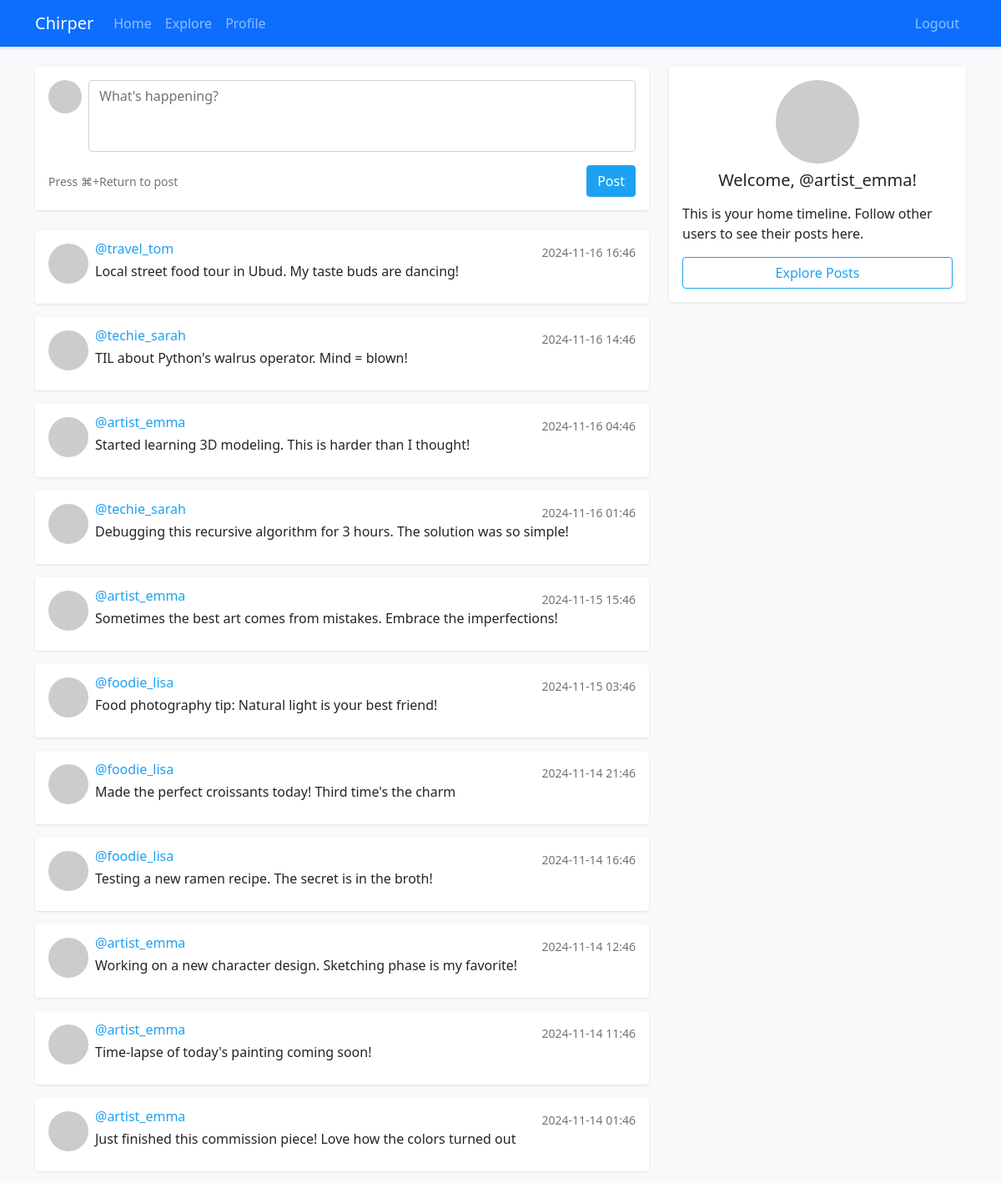
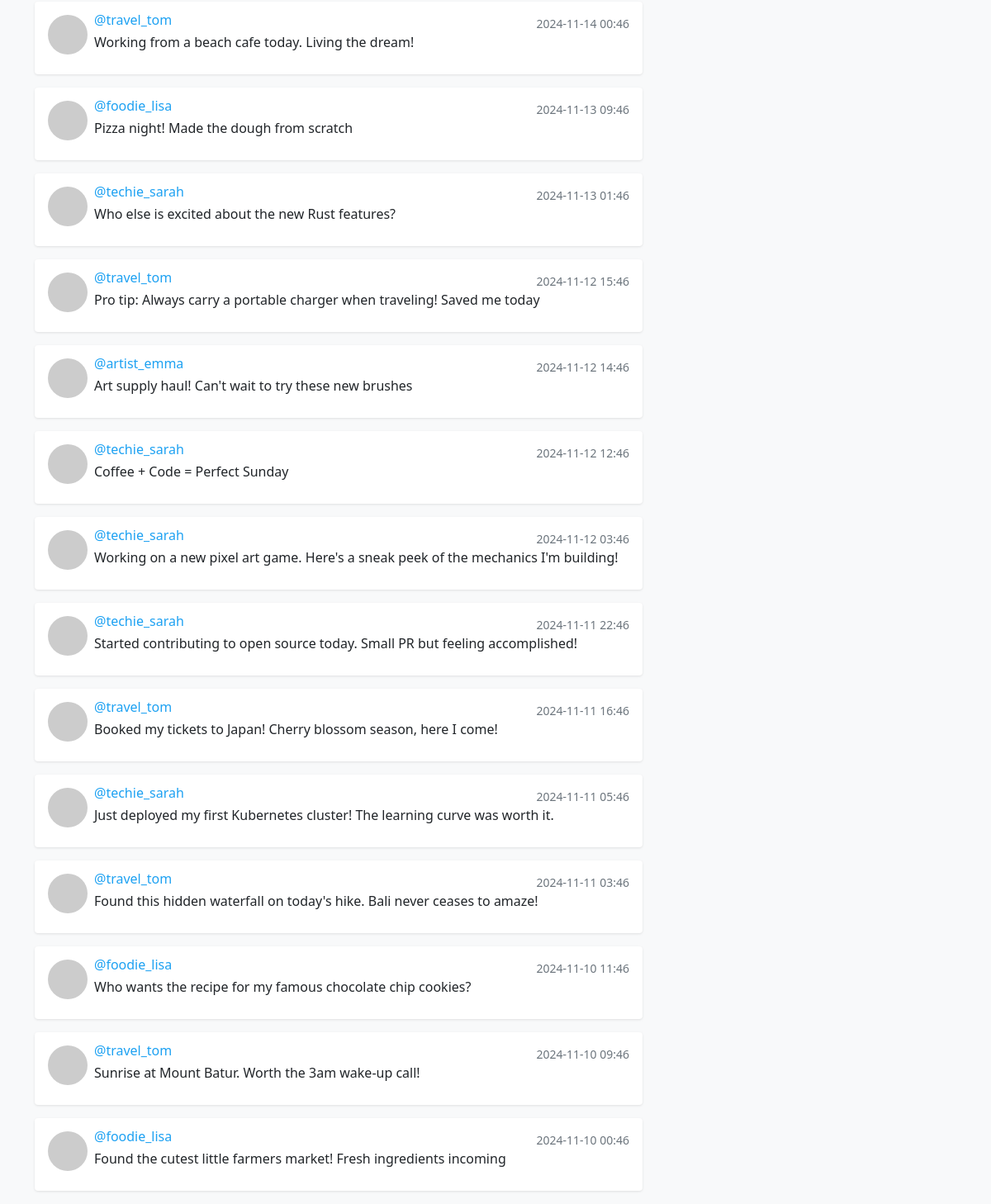
The page /index (signed in) on the database its author committed (2 pictures, top to bottom).
### app/models.py (models this page shows, shortened)
class Post(db.Model):
    id = db.Column(db.Integer, primary_key=True)
    body = db.Column(db.String(280), nullable=False)
    timestamp = db.Column(db.DateTime, index=True, default=datetime.utcnow)
    user_id = db.Column(db.Integer, db.ForeignKey('user.id'), nullable=False)

class User(UserMixin, db.Model):
    id = db.Column(db.Integer, primary_key=True)
    username = db.Column(db.String(64), unique=True, nullable=False)
    email = db.Column(db.String(120), unique=True, nullable=False)
    password_hash = db.Column(db.String(128))
    bio = db.Column(db.String(140))
    avatar_path = db.Column(db.String(200))
    posts = db.relationship('Post', backref='author', lazy='dynamic')
    followed = db.relationship(
        'User', secondary=followers,
        primaryjoin=(followers.c.follower_id == id),
        secondaryjoin=(followers.c.followed_id == id),
        backref=db.backref('followers', lazy='dynamic'),
        lazy='dynamic'
    )
    def followed_posts(self):
        followed = Post.query.join(
            followers, (followers.c.followed_id == Post.user_id)
        ).filter(followers.c.follower_id == self.id)
        own = Post.query.filter_by(user_id=self.id)
        return followed.union(own).order_by(Post.timestamp.desc())
    def get_avatar(self):
        if self.avatar_path:
            return self.avatar_path
        digest = hashlib.md5(self.email.lower().encode('utf-8')).hexdigest()
        return f'https://www.gravatar.com/avatar/{digest}?d=identicon&s=200'

### app/main.py (the view)
@main.route('/')
@main.route('/index')
@login_required
def index():
    posts = current_user.followed_posts().all()
    return render_template('index.html', posts=posts)

### app/models.py (called while the page is built)
@login_manager.user_loader
def load_user(id):
    return User.query.get(int(id))

### app/templates/index.html (shortened to what this page needs)
{% extends "base.html" %}
{% block content %}
<div class="row">
    <div class="col-md-8">
        {% if current_user.is_authenticated %}
        <div class="card mb-4">
            <div class="card-body">
                <form action="{{ url_for('main.post') }}" method="post" id="chirpForm">
                    <div class="d-flex mb-3">
                        <img src="{{ current_user.get_avatar() }}" alt="Profile Picture" class="rounded-circle me-2" style="width: 40px; height: 40px; object-fit: cover;">
                        <div class="flex-grow-1">
                            <textarea class="form-control" id="chirpContent" name="body" rows="3" placeholder="What's happening?" maxlength="280" required></textarea>
                        </div>
                    </div>
                    <div class="d-flex justify-content-between align-items-center">
                        <small class="text-muted">Press ⌘+Return to post</small>
                        <button type="submit" class="btn btn-primary float-end">Post</button>
                    </div>
                </form>
            </div>
        </div>
        {% endif %}
        {% for post in posts %}
        <div class="card mb-3">
            <div class="card-body">
                <div class="d-flex align-items-start mb-2">
                    <img src="{{ post.author.get_avatar() }}" alt="Profile Picture" class="rounded-circle me-2" style="width: 48px; height: 48px; object-fit: cover;">
                    <div class="flex-grow-1">
                        <div class="d-flex justify-content-between align-items-center">
                            <h6 class="card-subtitle mb-1">
                                <a href="{{ url_for('main.user', username=post.author.username) }}" class="text-decoration-none">
                                    @{{ post.author.username }}
                                </a>
                            </h6>
                            <small class="text-muted">{{ post.timestamp.strftime('%Y-%m-%d %H:%M') }}</small>
                        </div>
                        <p class="card-text">{{ post.body }}</p>
                    </div>
                </div>
            </div>
        </div>
        {% endfor %}
    </div>
    <div class="col-md-4">
        <div class="card">
            <div class="card-body">
                <div class="text-center mb-3">
                    <img src="{{ current_user.get_avatar() }}" alt="Profile Picture" class="rounded-circle mb-2" style="width: 100px; height: 100px; object-fit: cover;">
                    <h5 class="card-title">Welcome, @{{ current_user.username }}!</h5>
                </div>
                <p class="card-text">This is your home timeline. Follow other users to see their posts here.</p>
                <a href="{{ url_for('main.explore') }}" class="btn btn-outline-primary w-100">Explore Posts</a>
            </div>
        </div>
    </div>
</div>
{% endblock %}

### app/static/style.css (style rules this page uses)
body { background-color: #f8f9fa; }
.card { border: none; box-shadow: 0 1px 3px rgba(0,0,0,.1); }
textarea.form-control { resize: none; }
.btn-primary { background-color: #1da1f2; border-color: #1da1f2; }
.btn-outline-primary { color: #1da1f2; border-color: #1da1f2; }
a { color: #1da1f2; }

### rows shown on the page
Post: author.username "travel_tom", timestamp "2024-11-16 16:46", body "Local street food tour in Ubud. My taste buds are dancing!"
Post: author.username "techie_sarah", timestamp "2024-11-16 14:46", body "TIL about Python's walrus operator. Mind = blown!"
Post: author.username "artist_emma", timestamp "2024-11-16 04:46", body "Started learning 3D modeling. This is harder than I thought!"
Post: author.username "techie_sarah", timestamp "2024-11-16 01:46", body "Debugging this recursive algorithm for 3 hours. The solution was so simple!"
Post: author.username "artist_emma", timestamp "2024-11-15 15:46", body "Sometimes the best art comes from mistakes. Embrace the imperfections!"
Post: author.username "foodie_lisa", timestamp "2024-11-15 03:46", body "Food photography tip: Natural light is your best friend!"
Post: author.username "foodie_lisa", timestamp "2024-11-14 21:46", body "Made the perfect croissants today! Third time's the charm"
Post: author.username "foodie_lisa", timestamp "2024-11-14 16:46", body "Testing a new ramen recipe. The secret is in the broth!"
Post: author.username "artist_emma", timestamp "2024-11-14 12:46", body "Working on a new character design. Sketching phase is my favorite!"
Post: author.username "artist_emma", timestamp "2024-11-14 11:46", body "Time-lapse of today's painting coming soon!"
Post: author.username "artist_emma", timestamp "2024-11-14 01:46", body "Just finished this commission piece! Love how the colors turned out"
Post: author.username "travel_tom", timestamp "2024-11-14 00:46", body "Working from a beach cafe today. Living the dream!"
Post: author.username "foodie_lisa", timestamp "2024-11-13 09:46", body "Pizza night! Made the dough from scratch"
Post: author.username "techie_sarah", timestamp "2024-11-13 01:46", body "Who else is excited about the new Rust features?"
Post: author.username "travel_tom", timestamp "2024-11-12 15:46", body "Pro tip: Always carry a portable charger when traveling! Saved me today"
Post: author.username "artist_emma", timestamp "2024-11-12 14:46", body "Art supply haul! Can't wait to try these new brushes"
Post: author.username "techie_sarah", timestamp "2024-11-12 12:46", body "Coffee + Code = Perfect Sunday"
Post: author.username "techie_sarah", timestamp "2024-11-12 03:46", body "Working on a new pixel art game. Here's a sneak peek of the mechanics I'm building!"
Post: author.username "techie_sarah", timestamp "2024-11-11 22:46", body "Started contributing to open source today. Small PR but feeling accomplished!"
Post: author.username "travel_tom", timestamp "2024-11-11 16:46", body "Booked my tickets to Japan! Cherry blossom season, here I come!"
Post: author.username "techie_sarah", timestamp "2024-11-11 05:46", body "Just deployed my first Kubernetes cluster! The learning curve was worth it."
Post: author.username "travel_tom", timestamp "2024-11-11 03:46", body "Found this hidden waterfall on today's hike. Bali never ceases to amaze!"
Post: author.username "foodie_lisa", timestamp "2024-11-10 11:46", body "Who wants the recipe for my famous chocolate chip cookies?"
Post: author.username "travel_tom", timestamp "2024-11-10 09:46", body "Sunrise at Mount Batur. Worth the 3am wake-up call!"
Post: author.username "foodie_lisa", timestamp "2024-11-10 00:46", body "Found the cutest little farmers market! Fresh ingredients incoming"
User: username "artist_emma"
